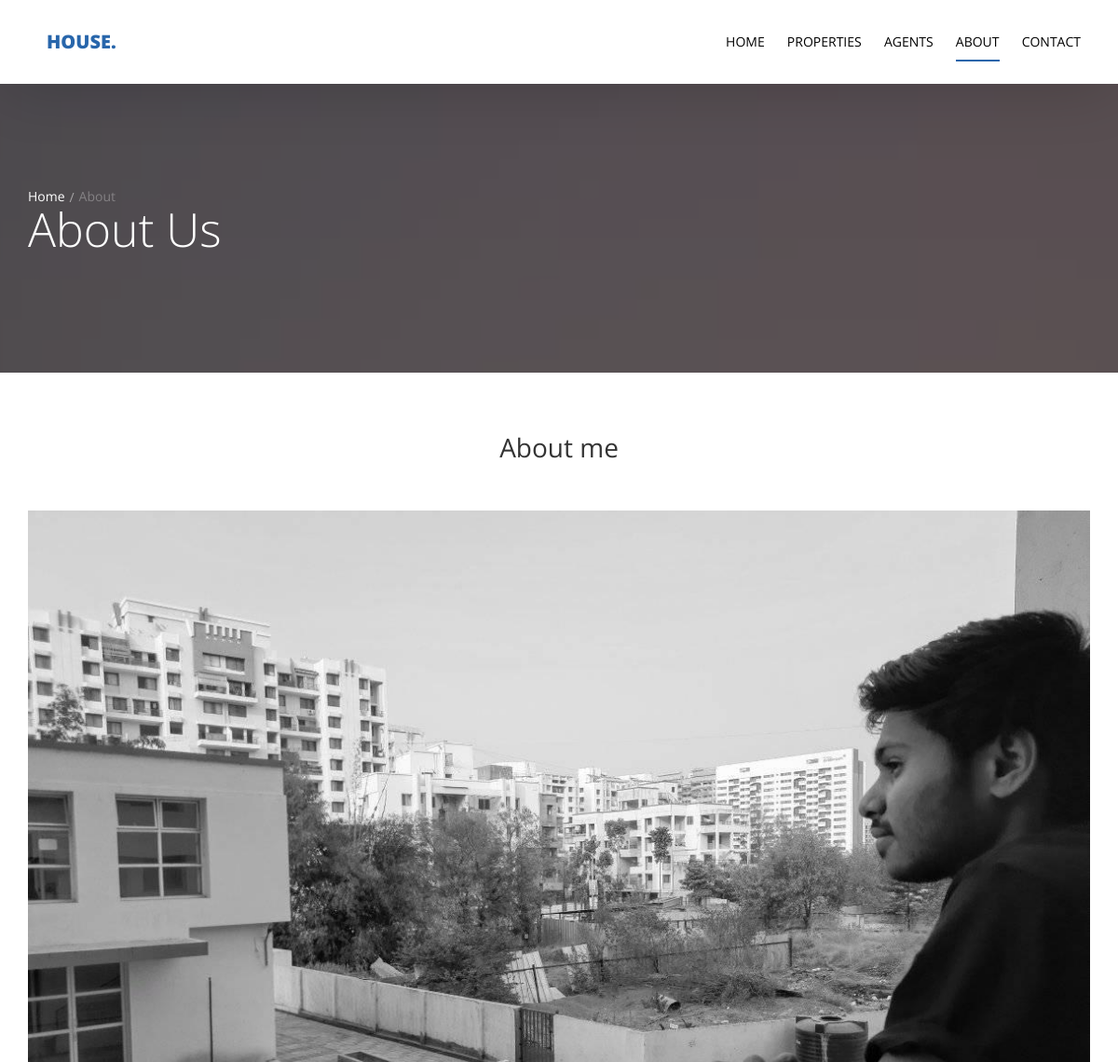
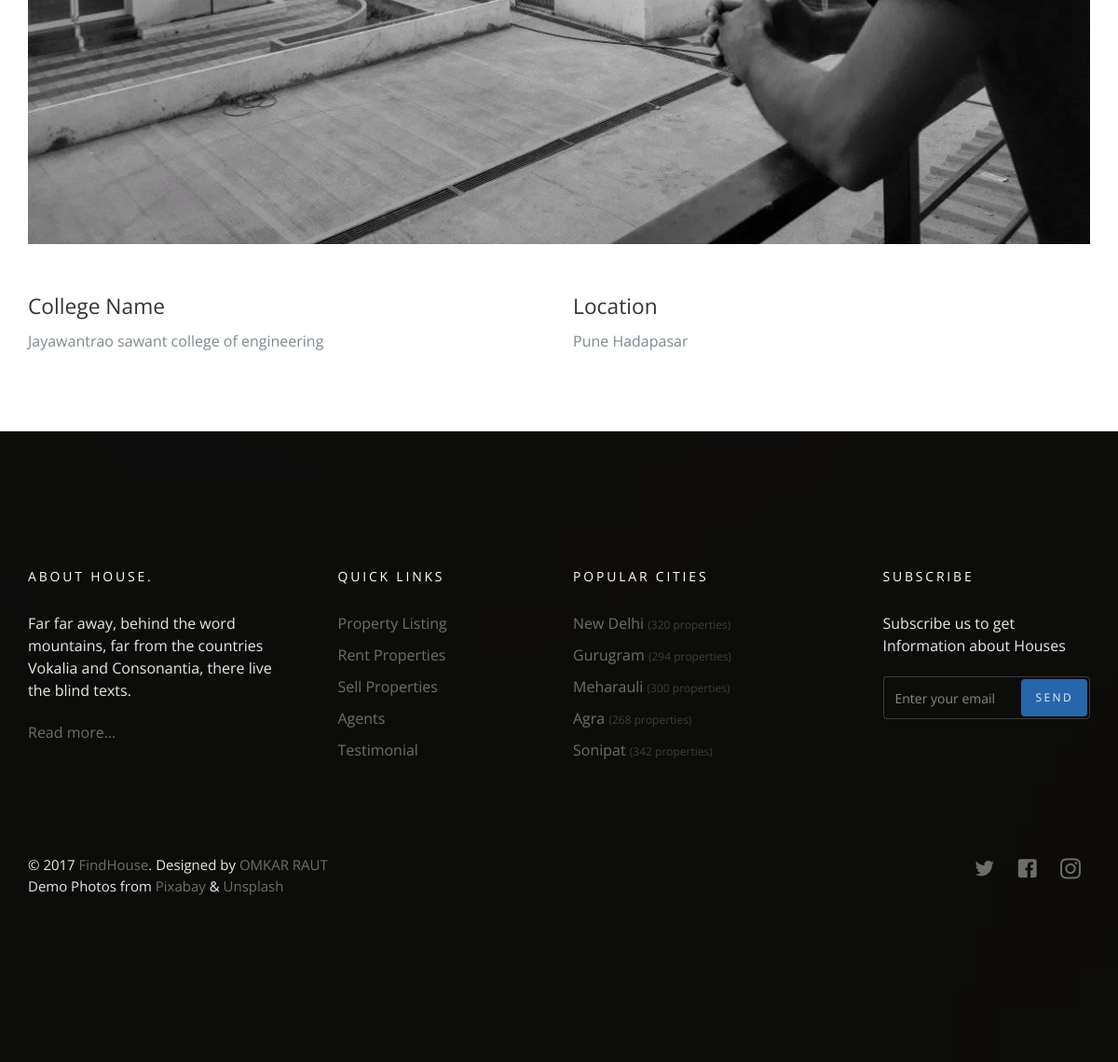
The page /about/ on the database its author committed (2 pictures, top to bottom).
### about/models.py (models this page shows, shortened)
class About(models.Model):
    vision = models.TextField()
    mission = models.TextField()
    image = models.ImageField(upload_to='about/')

### about/views.py (the view)
# urls.py: path('',views.aboutus , name='aboutus'),
def aboutus(request):
    about = About.objects.last()
    template = 'about/about.html'
    context = {
        'about' : about
    }
    return render(request , template , context)

### about/templates/about/about.html (shortened to what this page needs)
{% extends 'base.html' %}
{% block body %}
  <section class="probootstrap-slider flexslider2 page-inner">
    <div class="overlay"></div>
    <div class="probootstrap-wrap-banner">
      <div class="container">
        <div class="row">
          <div class="col-md-8">
            <div class="page-title probootstrap-animate">
              <div class="probootstrap-breadcrumbs">
                <a href="#">Home</a><span>About</span>
              </div>
              <h1>About Us</h1>
            </div>
          </div>
        </div>
      </div>
    </div>
    <ul class="slides">
      <li style="background-image: url(img/slider_1.jpg);"></li>
    </ul>
  </section>
  <section class="probootstrap-section">
    <div class="container">
      <div class="row heading">
        <div class="col-md-12"><h2 class="mt0 mb50 text-center">About me</h2></div>
      </div>
      <div class="row">
        <div class="col-md-12">
          <p><img src="{{about.image.url}}" class="img-responsive" alt="Free Bootstrap Template by uicookies.com"></p>
        </div>
      </div>
      <div class="row">
        <div class="col-md-6">
          <h2> College Name</h2>
          <p> {{about.mission}}</p>
        </div>
        <div class="col-md-6">
          <h2> Location</h2>
          <p> {{about.vision}}</p>
        </div>
      </div>
    </div>
  </section>
  {% endblock body %}

### rows shown on the page
About: image (picture), mission "Jayawantrao sawant college of engineering", vision "Pune Hadapasar"
